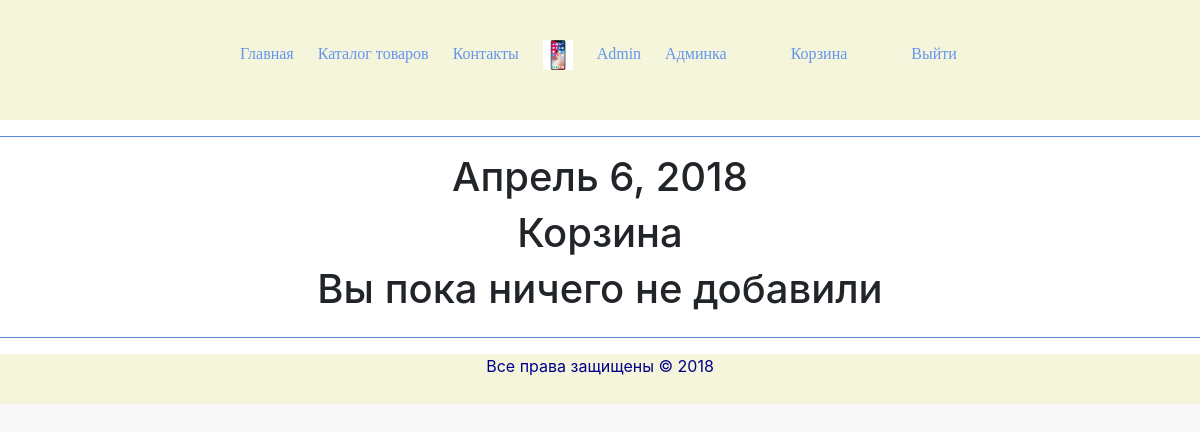
Page /basket/ (signed in) on the committed database.
### authapp/models.py (models this page shows)
class ShopUser(AbstractUser):
    avatar = models.ImageField(upload_to='users_avatars', blank=True)
    age = models.PositiveIntegerField(verbose_name='Возраст')

### basketapp/views.py (the view)
@login_required
def main(request):
    if request.user.is_authenticated:
        basket = request.user.basket.all()
    else:
        basket = []
    context = {
        'title': 'Корзина',
        'basket': basket,
    }
    return render(request, 'basketapp/basket.html', context)

### basketapp/templates/basketapp/basket.html (shortened to what this page needs)
{% extends 'mainapp/base.html' %}
{% load staticfiles %}
{% block content %}
    <h1>{% now %Y %}</h1>
    <h1>Корзина</h1>
    {% if basket %}
        <div class="phone-in-cataloge">
            {% include 'basketapp/includes/inc_basket_list.html' %}
        </div>
    {% else %}
        <h1>Вы пока ничего не добавили</h1>
    {% endif %}
{% endblock %}

### mainapp/templates/mainapp/base.html (shortened to what this page needs)
<!DOCTYPE html>
{% load staticfiles %}
<html lang="ru">
<head>
    {% block css %}
        <link rel="stylesheet" href="{% static '/css/style.css' %}">
        <link rel="stylesheet" href="{% static '/css/bootstrap.css' %}">
    {% endblock %}
</head>
<body>
    <div class="header">
        <div class="logo"><a href="{% url 'main' %}"></a></div>
        <div class="menu">
            <ul>
                <li><a href="{% url 'main' %}">Главная</a></li>
                <li>
                    <a href="{% url 'cataloge:index' %}">
                        Каталог товаров
                    </a>
                </li>
                <li><a href="{% url 'contacts' %}">Контакты</a></li>
                {% if user.is_authenticated %}
                    <li>
                        <img src="/media/{{ user.avatar }}" alt="" width="30px">
                    </li>
                    <li>
                        <a href="{% url 'auth:edit' %}">
                            {{ user.first_name|default:'Пользователь' }}
                        </a>
                    </li>
                    {% if user.is_superuser %}
                        <li>
                            <a href="{% url 'admin:users' %}">Админка</a>
                        </li>
                    {% endif %}
                    {% include 'mainapp/includes/inc_basket.html' %}
                {% endif %}
                <li>
                    {% if user.is_authenticated %}
                        <a href="{% url 'auth:logout' %}">Выйти</a>
                    {% else %}
                        <a href="{% url 'auth:login' %}">Войти</a>
                    {% endif %}
                </li>
            </ul>
        </div>
    </div>
    <hr>
    <div class="content">
        {% block content %}
        {% endblock %}
    </div>
    <hr>
    <div class="footer">
        <p>Все права защищены &copy; 2018</p>
    </div>
</body>
</html>

### static/css/style.css (style rules this page uses)
html, body { background-color: #f8f8f8; }
h1, h3 { text-align: center; }
hr { background-color: cornflowerblue; height: 3px; }
.header { width: auto; height: 120px; background-color: beige; }
.logo { width: 200px; float: left; }
.logo a { display: block; height: 109px; background: url("https://upload.wikimedia.org/wikipedia/commons/thumb/8/84/Apple_Computer_Logo_rainbow.svg/99px-Apple_Computer_Logo_rainbow.svg.png") no-repeat; }
.menu { float: left; padding-top: 40px; }
.menu, .menu ul { list-style-type: none; font-family: cursive; }
.menu ul, .menu li { display: inline; margin-right: 20px; }
.menu a, .menu a:active, .menu a:visited { text-decoration: none; color: cornflowerblue; }
.footer { height: 50px; background-color: beige; text-align: center; }
.footer p { color: darkblue; }

### rows in the picture
ShopUser: avatar (picture), first_name "Admin"
